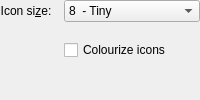
           <widget class="QWidget" name="page_8">
            <layout class="QHBoxLayout" name="horizontalLayout_4">
             <property name="leftMargin">
              <number>0</number>
             </property>
             <property name="topMargin">
              <number>0</number>
             </property>
             <property name="rightMargin">
              <number>0</number>
             </property>
             <property name="bottomMargin">
              <number>0</number>
             </property>
             <item>
              <layout class="QFormLayout" name="formLayout_9">
               <property name="formAlignment">
                <set>Qt::AlignLeading|Qt::AlignLeft|Qt::AlignTop</set>
               </property>
               <property name="verticalSpacing">
                <number>18</number>
               </property>
               <property name="bottomMargin">
                <number>16</number>
               </property>
               <item row="0" column="1">
                <widget class="QComboBox" name="systemIconSize">
                 <item>
                  <property name="text">
                   <string>8  - Tiny</string>
                  </property>
                 </item>
                 <item>
                  <property name="text">
                   <string>12 - Small</string>
                  </property>
                 </item>
                 <item>
                  <property name="text">
                   <string>16 - Small Medium</string>
                  </property>
                 </item>
                 <item>
                  <property name="text">
                   <string>18 - Medium</string>
                  </property>
                 </item>
                 <item>
                  <property name="text">
                   <string>22 - Medium Large</string>
                  </property>
                 </item>
                 <item>
                  <property name="text">
                   <string>24 - Large</string>
                  </property>
                 </item>
                 <item>
                  <property name="text">
                   <string>32 - Very Large</string>
                  </property>
                 </item>
                 <item>
                  <property name="text">
                   <string>48 - Humongous</string>
                  </property>
                 </item>
                </widget>
               </item>
               <item row="1" column="1">
                <widget class="QCheckBox" name="colorizeSystemIcons">
                 <property name="text">
                  <string>Colourize icons</string>
                 </property>
                </widget>
               </item>
               <item row="0" column="0">
                <widget class="QLabel" name="label_32">
                 <property name="text">
                  <string>Icon si&amp;ze:  </string>
                 </property>
                 <property name="alignment">
                  <set>Qt::AlignRight|Qt::AlignTrailing|Qt::AlignVCenter</set>
                 </property>
                 <property name="buddy">
                  <cstring>systemIconSize</cstring>
                 </property>
                </widget>
               </item>
              </layout>
             </item>
            </layout>
           </widget>
